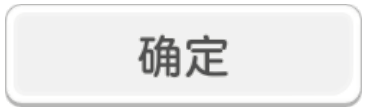
#> input picture img/enter.png, 366 x 110 px
$ python -i vision.py   (imports and definitions only)
#> lines starting #> are read from the running program, lines starting #| are printed output that depends on the picture; after the words box and inside, x2 and y2 are one past the last pixel; in counts of white or black regions, pixels touching at a corner belong together
from __future__ import annotations

import os
import re
import struct
import time
from dataclasses import dataclass
from pathlib import Path
from typing import Dict, Optional, Sequence, Tuple

import cv2
import numpy as np
from img import IMG

try:
    # rapidocr-onnxruntime
    from rapidocr_onnxruntime import RapidOCR  # type: ignore
except Exception:  # pragma: no cover
    RapidOCR = None


@dataclass(frozen=True)
class Match:
    name: str
    score: float
    top_left: Tuple[int, int]
    size: Tuple[int, int]

    # [11 lines left out: functions center, _to_gray, not called in this run]


def _prep_gray(gray: np.ndarray) -> np.ndarray:
    # 保留为通用轻量预处理；真正用于匹配的预处理在 _prep_gray_match 中完成
    return cv2.GaussianBlur(gray, (3, 3), 0)


def _prep_gray_match(gray: np.ndarray) -> np.ndarray:
    """用于模板匹配的灰度预处理。

    参考 SRACore 这类项目的实践：优先保证“置信度数值可用、可对齐阈值”。
    - 不做过强模糊（会把峰值压平）
    - 做直方图均衡，减少亮度/对比度变化影响
    """

    if gray.dtype != np.uint8:
        gray = np.clip(gray, 0, 255).astype(np.uint8)
    # equalizeHist 需要单通道 8-bit
    return cv2.equalizeHist(gray)
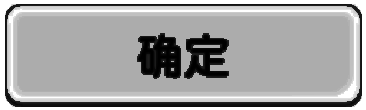
#> returned value: shape (110, 366); min 0, max 255, mean 165.8


def _prep_edge(gray: np.ndarray) -> np.ndarray:
    gray = _prep_gray_match(gray)
    edge = cv2.Canny(gray, 50, 150)
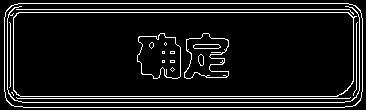
#> edge: shape (110, 366); 9.3% white in thin lines or dots
    # UI 边缘细且可能有轻微缩放/锯齿，适度膨胀更稳
    return cv2.dilate(edge, np.ones((2, 2), np.uint8), iterations=1)
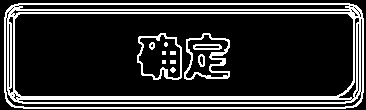
#> returned value: shape (110, 366); 19% white in thin lines or dots


# [6 lines left out: function _prep_edge_soft, not called in this run]


class TemplateMatcher:
    # [109 lines left out: function __init__, not called in this run]

    @staticmethod
    def _env_flag_on(val: str) -> bool:
        return (val or "").strip().lower() in {"1", "true", "yes", "on"}

    # [400 lines left out: functions _debug_env_name_for, _debug_target_dir, _debug_vision_enabled_for, debug_dump_if_enabled, _imwrite, _debug_dump_lock and 1 more, not called in this run]

    def enable_ocr_for(self, names: Sequence[str]) -> None:
        self._ocr_enabled_for.update(str(n) for n in names)

    def disable_ocr_for(self, names: Sequence[str]) -> None:
        for n in names:
            self._ocr_enabled_for.discard(str(n))

    # [659 lines left out: functions _ensure_ocr, _ocr_extract, _box_to_rect, _ocr_build_variants, _find_by_ocr, _roi_for and 7 more, not called in this run]

>>> import cv2
>>> picture = cv2.imread('../img/enter.png', cv2.IMREAD_GRAYSCALE)
>>> result = _prep_edge(picture)

$ run again, on img/no_voice.png
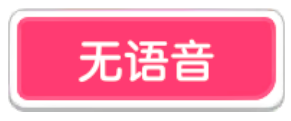
#> input picture img/no_voice.png, 291 x 121 px
#> in _prep_edge, `edge = cv2.Canny(gray, 50, 150)`:
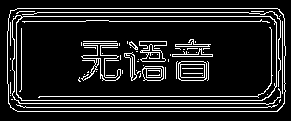
#> edge: shape (121, 291); 13.1% white in thin lines or dots, all inside (x1, y1, x2, y2) = (7, 8, 286, 112)
#> in _prep_edge, `return cv2.dilate(edge, np.ones((2, 2), np.uint8), iterations=1)`:
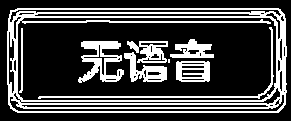
#> returned value: shape (121, 291); 26.9% white; 9 white regions (1 under 20 px), largest, box (x1, y1, x2, y2) and area: (7, 8, 287, 113) 5747, (78, 41, 124, 83) 935, (38, 27, 274, 99) 614
